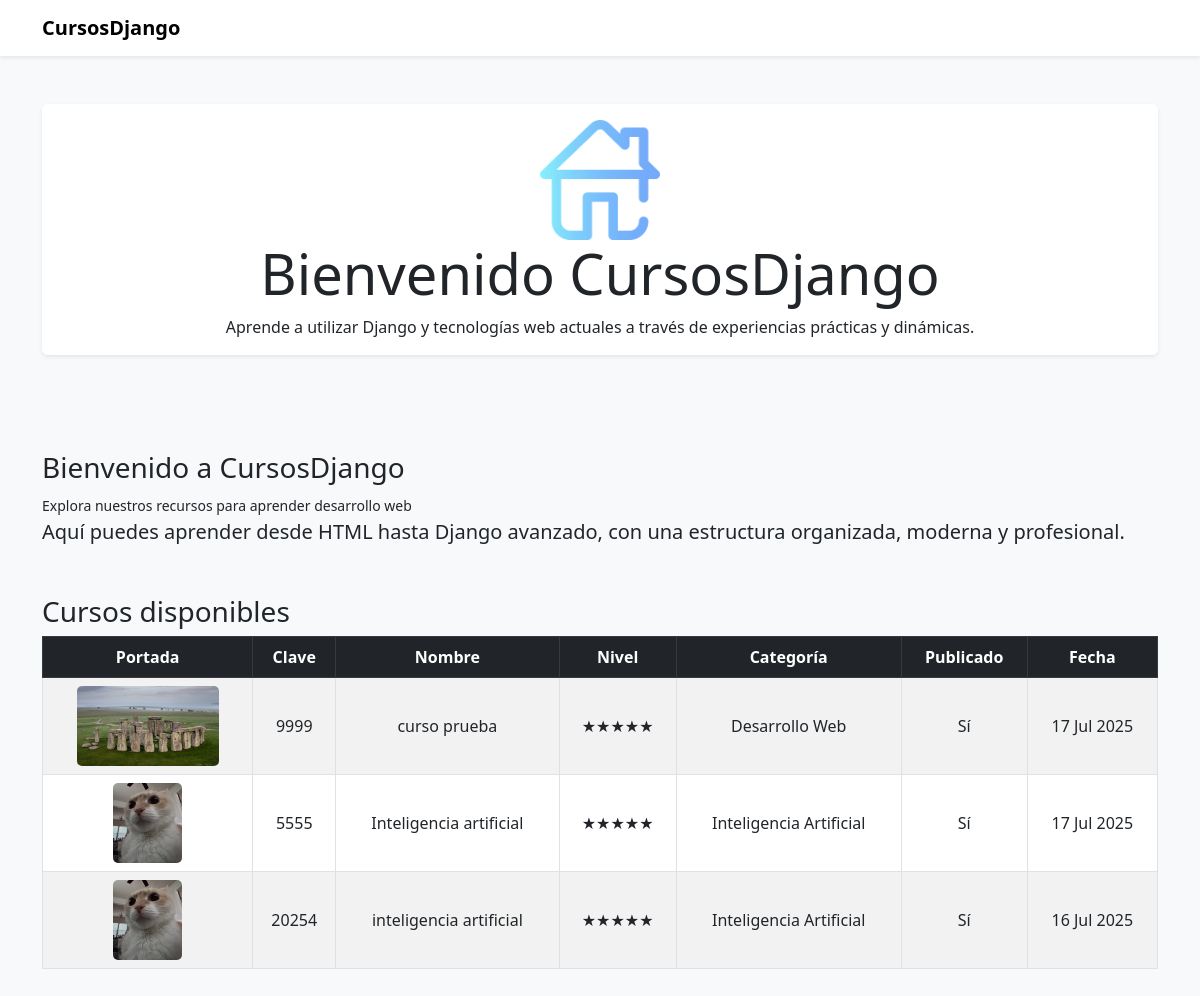
The page / on the database its author committed.
### cursos/models.py (models this page shows, shortened)
class Curso(models.Model):
    clave = models.CharField("Clave del curso", max_length=10, unique=True)
    nombre = models.CharField("Nombre del curso", max_length=100)
    descripcion = models.TextField("Descripción")
    nivel = models.IntegerField("Nivel de dificultad")
    publicado = models.BooleanField("¿Publicado?")
    categoria = models.CharField("Categoría", max_length=50, choices=[
        ('web', 'Desarrollo Web'),
        ('data', 'Base de Datos'),
        ('ia', 'Inteligencia Artificial'),
        ('seguridad', 'Ciberseguridad'),
    ])
    portada = models.ImageField("Imagen de portada", upload_to='cursos/')
    fecha_creacion = models.DateTimeField("Fecha de creación", auto_now_add=True)
    class Meta:
        ordering = ['fecha_creacion']
        verbose_name = "Curso"
        verbose_name_plural = "Cursos"

### contenido/views.py (the view)
# urls.py: path('', views.principal, name='principal'),  # Ruta para la página principal
def principal(request):
    cursos = Curso.objects.filter(publicado=True).order_by('-fecha_creacion')[:5]
    return render(request, 'contenido/principal.html', {'cursos': cursos})

### contenido/templates/contenido/principal.html (shortened to what this page needs)
{% extends "contenido/encabezado.html" %}
{% load static %}
{% block imagen %}
<img src="{% static 'contenido/images/home.png' %}" class="img-fluid mx-auto d-block" style="max-height: 120px;" alt="Inicio">
{% endblock %}
{% block titulo_principal %}
Bienvenido <span>CursosDjango</span>
{% endblock %}
{% block contenido %}
<div class="page-header">
  <div class="page-title">
    <h3>Bienvenido a CursosDjango</h3>
    <small>Explora nuestros recursos para aprender desarrollo web</small>
  </div>
</div>
<p class="lead">Aquí puedes aprender desde HTML hasta Django avanzado, con una estructura organizada, moderna y profesional.</p>
<h3 class="mt-5">Cursos disponibles</h3>
<div class="table-responsive">
  <table class="table table-bordered table-striped text-center align-middle">
    <thead class="table-dark">
      <tr>
        <th>Portada</th>
        <th>Clave</th>
        <th>Nombre</th>
        <th>Nivel</th>
        <th>Categoría</th>
        <th>Publicado</th>
        <th>Fecha</th>
      </tr>
    </thead>
    <tbody>
      {% for curso in cursos %}
        <tr>
          <td>
            {% if curso.portada %}
              <img src="{{ curso.portada.url }}" alt="{{ curso.nombre }}" style="max-height: 80px; border-radius: 5px;">
            {% else %}
              <span class="text-muted">Sin imagen</span>
            {% endif %}
          </td>
          <td>{{ curso.clave }}</td>
          <td>{{ curso.nombre }}</td>
          <td>
            {% with ''|center:curso.nivel as range %}
            {% for _ in range %}★{% endfor %}
            {% endwith %}
          </td>
          <td>{{ curso.get_categoria_display }}</td>
          <td>{{ curso.publicado|yesno:"Sí,No" }}</td>
          <td>{{ curso.fecha_creacion|date:"d M Y" }}</td>
        </tr>
      {% empty %}
        <tr>
          <td colspan="7" class="text-center text-muted">No hay cursos registrados aún.</td>
        </tr>
      {% endfor %}
    </tbody>
  </table>
</div>
{% endblock %}

### contenido/templates/contenido/encabezado.html (shortened to what this page needs)
<!DOCTYPE html>
<html lang="es">
<head>
  {% load static %}
  <link href="https://cdn.jsdelivr.net/npm/bootstrap@5.3.0/dist/css/bootstrap.min.css" rel="stylesheet">
  <link href="{% static 'contenido/css/estilos.css' %}" rel="stylesheet">
</head>
<body>
  <nav class="navbar navbar-expand-lg navbar-light bg-white shadow-sm">
    <div class="container">
      <a class="navbar-brand fw-bold" href="{% url 'contenido:principal' %}">CursosDjango</a>
      <div class="collapse navbar-collapse" id="navbarMenu">
        <ul class="navbar-nav ms-auto mb-2 mb-lg-0">
          <li class="nav-item"><a class="nav-link" href="{% url 'contenido:principal' %}">Inicio</a></li>
          <li class="nav-item"><a class="nav-link" href="{% url 'contenido:cursos' %}">Cursos</a></li>
          <li class="nav-item"><a class="nav-link" href="{% url 'contenido:contacto' %}">Contacto</a></li>
          <li class="nav-item"><a class="nav-link" href="{% url 'cursos:lista' %}">Administrar Cursos</a></li>
        </ul>
      </div>
    </div>
  </nav>
</body>
</html>
  <header class="bg-light py-5">
    <div class="container">
      <div class="card text-center shadow-sm border-0">
        <div class="card-body">
          {% block imagen %}{% endblock %}
          <h1 class="card-title display-4">{% block titulo_principal %}Bienvenido a CursosDjango{% endblock %}</h1>
          <p class="card-text">Aprende a utilizar Django y tecnologías web actuales a través de experiencias prácticas y dinámicas.</p>
        </div>
      </div>
    </div>
  </header>
  <main class="container my-5">
    {% block contenido %}{% endblock %}
  </main>
</body>
</html>

### CursosDjango/static/inicio/images/css/estilos.css (style rules this page uses)
body { background-color: #f8f9fa; font-family: 'Segoe UI', sans-serif; }
h1, h2 { color: #2c3e50; }
nav a.nav-link { color: #ffffff; transition: color 0.3s ease-in-out; }
img { max-width: 100%; height: auto; border-radius: 8px; }

### rows shown on the page
Curso: portada (picture), clave "9999", nombre "curso prueba", categoria "Desarrollo Web", publicado "Sí", fecha_creacion "17 Jul 2025"
Curso: portada (picture), clave "5555", nombre "Inteligencia artificial", categoria "Inteligencia Artificial", publicado "Sí", fecha_creacion "17 Jul 2025"
Curso: portada (picture), clave "20254", nombre "inteligencia artificial", categoria "Inteligencia Artificial", publicado "Sí", fecha_creacion "16 Jul 2025"
